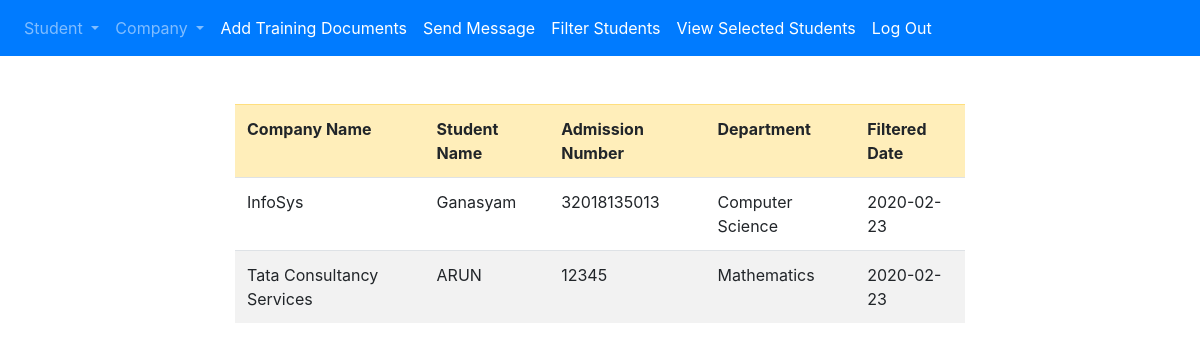
Screenshot of /selected.php with the database file from the repository.
### tables this page shows
CREATE TABLE `placement_filter` (
  `Id` int(11) NOT NULL,
  `PlacementId` int(11) NOT NULL,
  `StudId` int(11) NOT NULL,
  `FilteredDate` date NOT NULL
);

CREATE TABLE `company` (
  `id` int(11) NOT NULL,
  `name` varchar(25) NOT NULL,
  `manager` varchar(25) NOT NULL,
  `contactno` bigint(10) NOT NULL,
  `email` varchar(200) NOT NULL,
  `username` varchar(30) NOT NULL,
  `password` varchar(30) NOT NULL,
  `flag` int(11) NOT NULL
);

CREATE TABLE `student` (
  `id` int(11) NOT NULL,
  `prof_pic_link` varchar(700) NOT NULL,
  `name` varchar(25) NOT NULL,
  `admno` bigint(11) NOT NULL,
  `dept` varchar(20) NOT NULL,
  `address` varchar(100) NOT NULL,
  `phoneno` bigint(11) NOT NULL,
  `username` varchar(25) NOT NULL,
  `password` varchar(25) NOT NULL,
  `flag` int(11) NOT NULL
);

### selected.php (the view, shortened to what this page needs)
<?php
include './admin_navbar.php';
?>
<br>
<br>
<div class="container">
<div class="row">
<div class="col col-12 col-sm-2">
</div>
<div class="col col-12 col-sm-8">
<form action="" method="post">
<table class="table table-striped">
<tr class="table-warning">
    <th>Company Name</th>
    <th>Student Name</th>
    <th>    Admission Number</th>
    <th>Department</th>
    <th>Filtered Date</th>
</tr>
<?php
$server_name="localhost";
$db_username="root";
$db_password="";
$db_name="training";
$connection=new mysqli($server_name,$db_username,$db_password,$db_name);
$sql="SELECT `FilteredDate`,s.name,s.dept,s.admno,c.name cname FROM `placement_filter` pf
join student s on s.id=pf.`StudId`
join placement p on p.id=pf.`PlacementId`
JOIN company c on p.company_id=c.id
";
    $res=$connection->query($sql);
if($res->num_rows>0){
    while($row=$res->fetch_assoc()){
        $name=$row["name"];
        $dept=$row["dept"];
        $admno=$row["admno"];
        $cname=$row["cname"];
        $FilteredDate=$row["FilteredDate"];
        echo "<tr>
        <td> $cname </td>
        <td>  $name </td>
        <td>  $admno </td>
        <td>  $dept </td>
        <td>  $FilteredDate </td>
    </tr>";
    }
}
else{
    echo "<script> alert('No new Company details available')   </script>";
}
?>
</table>
</form>
</div>
<div class="col col-12 col-sm-2">
</div>
</div>
</div>
</body>
</html>

### rows the page displays
placement_filter: company.name "InfoSys", student.name "Ganasyam", student.admno "32018135013", student.dept "Computer Science", FilteredDate "2020-02-23"
placement_filter: company.name "Tata Consultancy Services", student.name "ARUN", student.admno "12345", student.dept "Mathematics", FilteredDate "2020-02-23"
